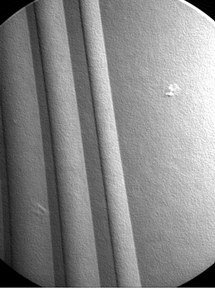
%> input picture matlab/pics/chapter_10/Fig1004(b)(turbine_blade_black_dot).tif, 215 x 288 px, shrunk from 569 x 764 before the run; the run also reads 2 pictures not shown here
$ octave chapter10.m   (GNU Octave 9; MATLAB toolbox functions it lacks are replaced by stand-ins)
%> lines starting %> are read from the running program, lines starting %| are printed output that depends on the picture; in (x1, y1, x2, y2) boxes, pixels count from 0 and x2, y2 are one past the last pixel; in counts of white or black regions, pixels touching at a corner belong together; the program's own positions count from 1
%% Figura 10.4 - Detec玢o de pontos isolados
home;
clear;
src = imread('../pics/chapter_10/Fig1004(b)(turbine_blade_black_dot).tif');
%> src is the input picture: size 288x215 uint8; min 0, max 255, mean 134.3

mask = [[1,1,1]; [1,-8,1]; [1,1,1]];

c = conv2(src, mask);
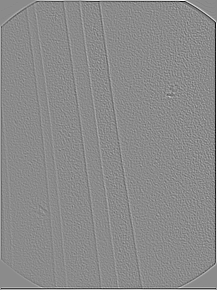
%> c: size 290x217 double; min -918, max 764, mean 0; drawn with min black and max white

[rows, cols] = size(c);
%> rows = 290; cols = 217

d = zeros([rows, cols]);

T = 0.9*max(abs(c(:)));
%> T = 826.2

for x = 1:rows
    for y = 1:cols
        if abs(c(x,y)) >= T
            d(x,y) = 1;
        end
    end
end
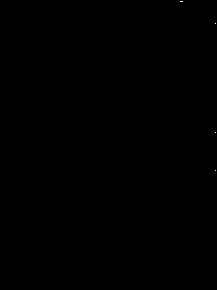
%> d: size 290x217 double; values 0 (black) and 1 (white), 0.01% white in thin lines or dots, all inside (x1, y1, x2, y2) = (180, 1, 216, 171)

figure;
subplot(1,3,1);
imshow(src, []);
subplot(1,3,2);
imshow(c, []);
subplot(1,3,3);
imshow(d,[]);

%% Figura 10.5 - Detec玢o de linhas.
home;
clear;
src = imread('../pics/chapter_10/Fig1005(a)(wirebond_mask).tif');
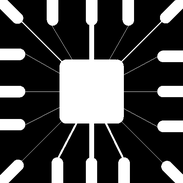
%> input picture matlab/pics/chapter_10/Fig1005(a)(wirebond_mask).tif, 183 x 183 px, shrunk from 486 x 486 before the run
%> src is the input picture: size 183x183 uint8; min 0, max 255, mean 71.9

mask = [[0, 1, 0]; [1, -4, 1]; [0, 1, 0]];

b = conv2(src, mask);
c = abs(b);
%> c: size 185x185 double
d = b;
d(d<0) = 0;
%> d: size 185x185 double

figure;
subplot(2,2,1);
imshow(src, []);
subplot(2,2,2);
imshow(b, []);
subplot(2,2,3);
imshow(c, []);
subplot(2,2,4);
imshow(d, []);

%% Figura 10.7 - Detec玢o de linhas em dire珲es espec韋icas
home;
clear;
src = imread('../pics/chapter_10/Fig1007(a)(wirebond_mask).tif');

mask = [[2, -1, -1]; [-1, 2, -1]; [-1, -1, 2]];

b = conv2(src, mask);
c = b;
c(c<0) = 0;
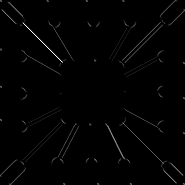
%> c: size 185x185 double; min 0, max 1183, mean 12.3; drawn with min black and max white

T = max(c(:));
%> T = 1183
d = c;
d(d < T) = 0;
%> d: size 185x185 double; values 0 (black) and 1183 (white), 0% white in thin lines or dots, all inside (x1, y1, x2, y2) = (61, 61, 62, 62)
d(d >= T) = 255;

figure;
subplot(2,2,1);
imshow(src, []);
subplot(2,2,2);
imshow(b, []);
subplot(2,2,3);
imshow(c, []);
subplot(2,2,4);
imshow(d, []);

%% Figura 10.16 - Ilustra玢o da magnitude e do 鈔gulo (dire玢o) do gradiente 2-D
home;
clear;
src = imread('../pics/chapter_10/Fig1016(a)(building_original).tif');
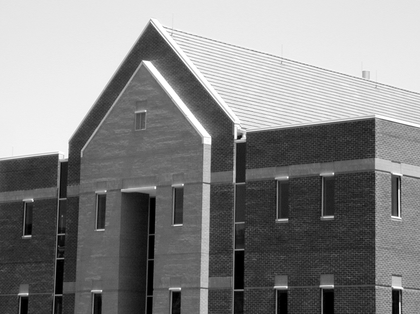
%> input picture matlab/pics/chapter_10/Fig1016(a)(building_original).tif, 420 x 314 px, shrunk from 1114 x 834 before the run
%> src is the input picture: size 314x420 uint8; min 0, max 255, mean 133.3
src = rescale(src);
%> src: size 314x420 double

mask = [[-1, -2, -1]; [0, 0, 0]; [1, 2, 1]];
mask2 = [[-1, 0, -1]; [-2, 0, 2]; [1, 0, 1]];

b = abs(conv2(double(src), mask, 'same'));
%> b: size 314x420 double
c = abs(conv2(double(src), mask2, 'same'));
%> c: size 314x420 double
d = c + b;
%> d: size 314x420 double

figure;
subplot(2,2,1);
imshow(src);
subplot(2,2,2);
imshow(b);
subplot(2,2,3);
imshow(c);
subplot(2,2,4);
imshow(d);

%% Figura 10.17 - Ilustra玢o da magnitude e do 鈔gulo (dire玢o) do gradiente 2-D
home;
clear;
src = imread('../pics/chapter_10/Fig1016(a)(building_original).tif');
src = rescale(src);

mask = [[-1, -2, -1]; [0, 0, 0]; [1, 2, 1]];
mask2 = [[-1, 0, -1]; [-2, 0, 2]; [1, 0, 1]];

gx = conv2(double(src), mask, 'same');
gy = conv2(double(src), mask2, 'same');

alfa = atan2(gy,gx);

figure;
imshow(alfa, [])

%% Figura 10.18 - Ilustra玢o da magnitude e do 鈔gulo (dire玢o) do gradiente 2-D
home;
clear;
src = imread('../pics/chapter_10/Fig1016(a)(building_original).tif');
src = rescale(src);

n = 5;
src = conv2(src, ones(n)/n^2,'same');

mask = [[-1, -2, -1]; [0, 0, 0]; [1, 2, 1]];
mask2 = [[-1, 0, -1]; [-2, 0, 2]; [1, 0, 1]];

b = abs(conv2(double(src), mask, 'same'));
c = abs(conv2(double(src), mask2, 'same'));
d = c + b;

figure;
subplot(2,2,1);
imshow(src, []);
subplot(2,2,2);
imshow(b);
subplot(2,2,3);
imshow(c);
subplot(2,2,4);
imshow(d);

%% Figura 10.19 - Ilustra玢o da magnitude e do 鈔gulo (dire玢o) do gradiente 2-D
home;
clear;
src = imread('../pics/chapter_10/Fig1016(a)(building_original).tif');
src = rescale(src);

n = 5;
src = conv2(src, ones(n)/n^2,'same');

mask = [[0, 1, 2]; [-1, 0, 1]; [-2, -1, 0]];
mask2 = [[-2, -1, 0]; [-1, 0, 1]; [0, 1, 2]];

b = abs(conv2(double(src), mask, 'same'));
c = abs(conv2(double(src), mask2, 'same'));

figure;
subplot(1,2,1);
imshow(b);
subplot(1,2,2);
imshow(c);
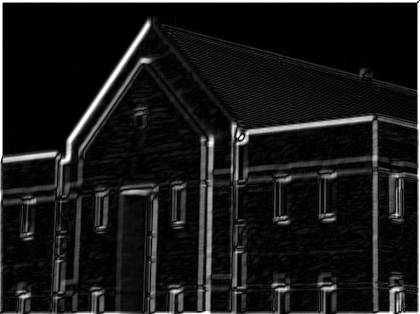
%> displayed picture: size 314x420, on the screen's scale of 0 to 255; min 0, max 255, mean 24.7

%% Figura 10.36 - Limiariza玢o
home;
clear;
a = imread('../pics/chapter_10/Fig1036(a)(original_septagon).tif');
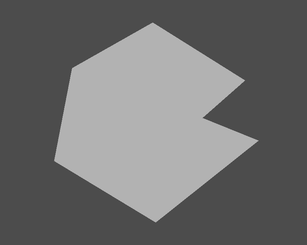
%> input picture matlab/pics/chapter_10/Fig1036(a)(original_septagon).tif, 307 x 245 px, shrunk from 814 x 651 before the run
%> a is the input picture: size 245x307 uint8; min 63, max 191, mean 109.5
b = imread('../pics/chapter_10/Fig1036(b)(gaussian_noise_mean_0_std_10_added).tif');
%> (the run ends here)
